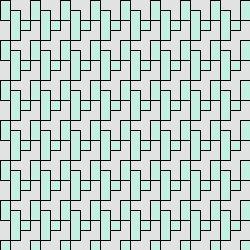
Frame 1 (no input)
Frame 60 (the mouse pressed at the canvas centre just before this capture): identical to frame 1, image omitted
Frame 120 (the mouse held since frame 60 and released just before this capture): identical to frame 1, image omitted

The Processing sketch that drew this single still picture (run headless with seeded random() and noise(); from frame 60 on, the mouse is pressed at the canvas centre):

// Processing sketch: processing_17734
// ── processing_17734.pde

int y;
int y1;
 
void setup(){
size ( 250, 250 );
background(#E0E3E2);
fill(#C4F0E1);
}
 
 
void draw(){
y = 10;
y1 = 20;
 
for ( int x = 0; x < width; x = x + 30 ){
  for ( int c1 = 0; c1 < height; c1 = c1 + 40 ){
      rect( x, c1 , 10, 20 );
    }
  }
 
for ( int x1 = 10; x1 < width; x1 = x1 + 30 ){ 
  for ( int c1 = 0; c1 < height; c1 = c1 +40 ){
    rect( x1, y + c1, 10, 30 );
    }
  }
 
for ( int x2 = 20; x2 < width; x2 = x2 + 30 ){
  for ( int c1 = 0; c1 < height; c1 = c1 +40 ){ 
      rect( x2, y1 + c1, 10, 10 );
    }
  }
}
